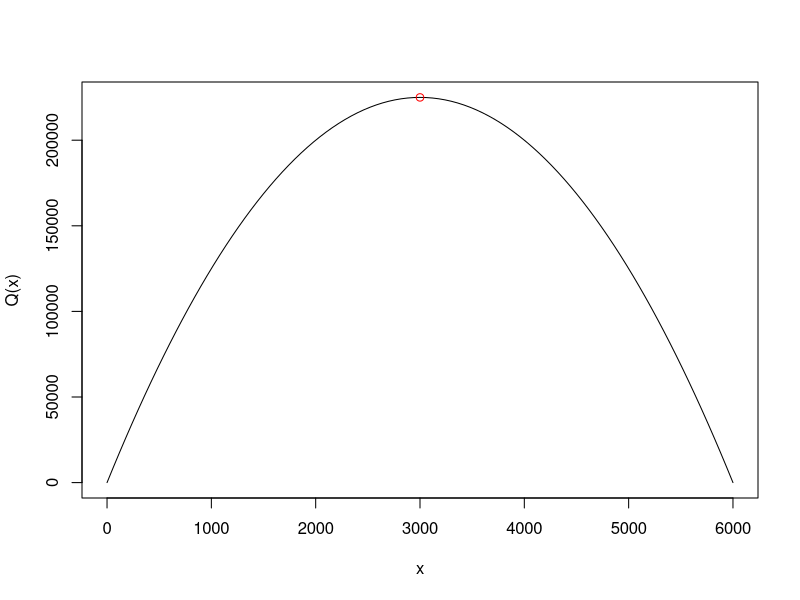
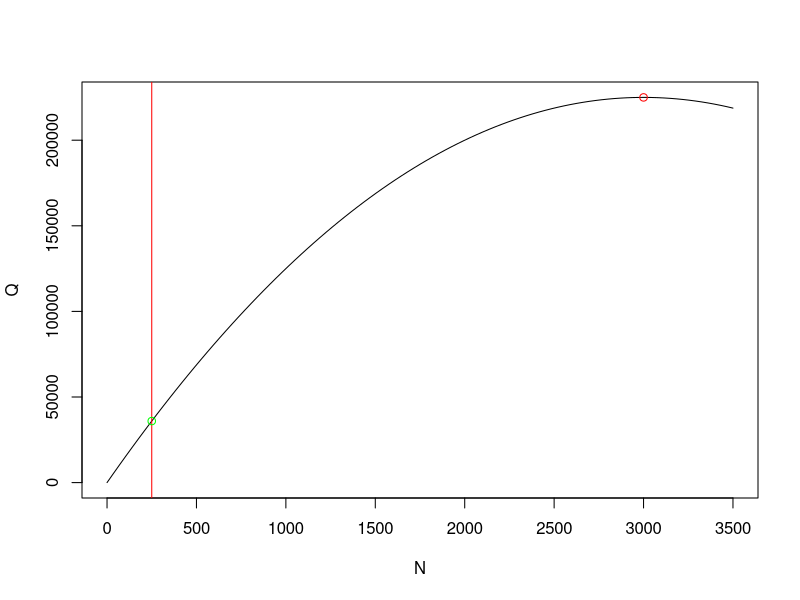
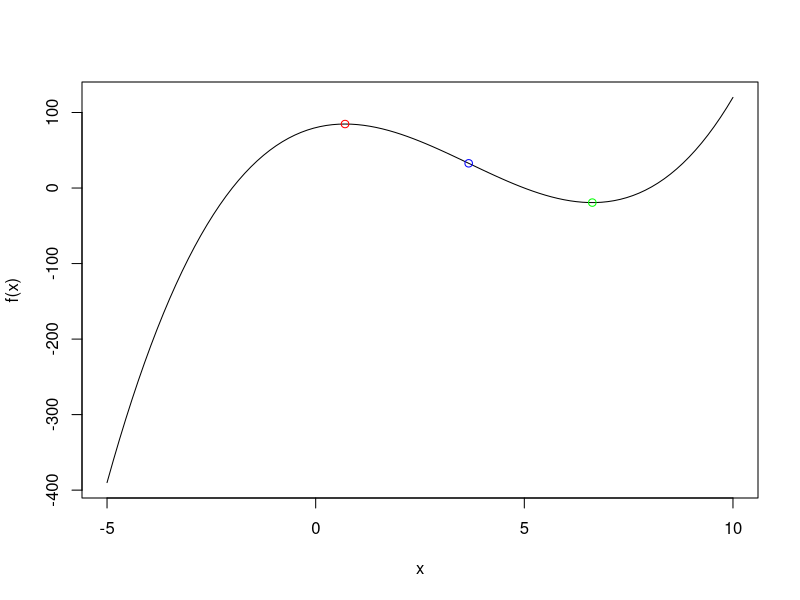
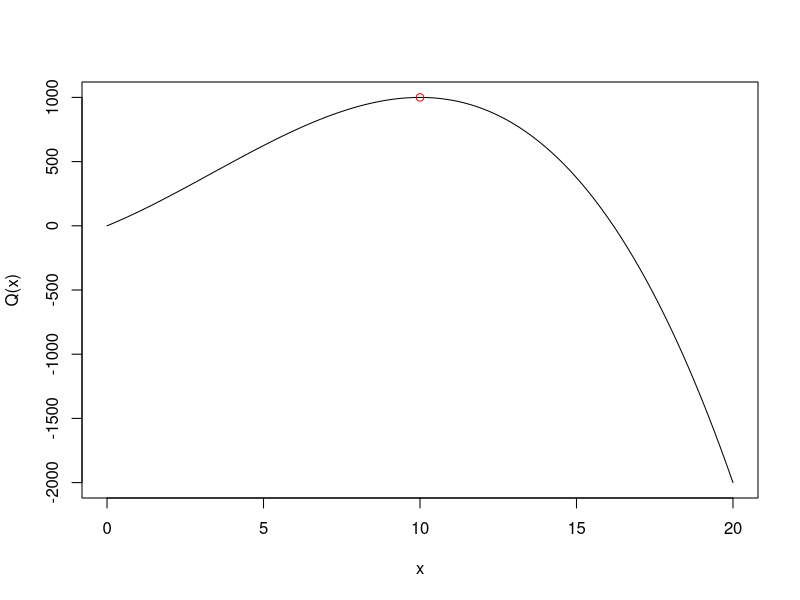
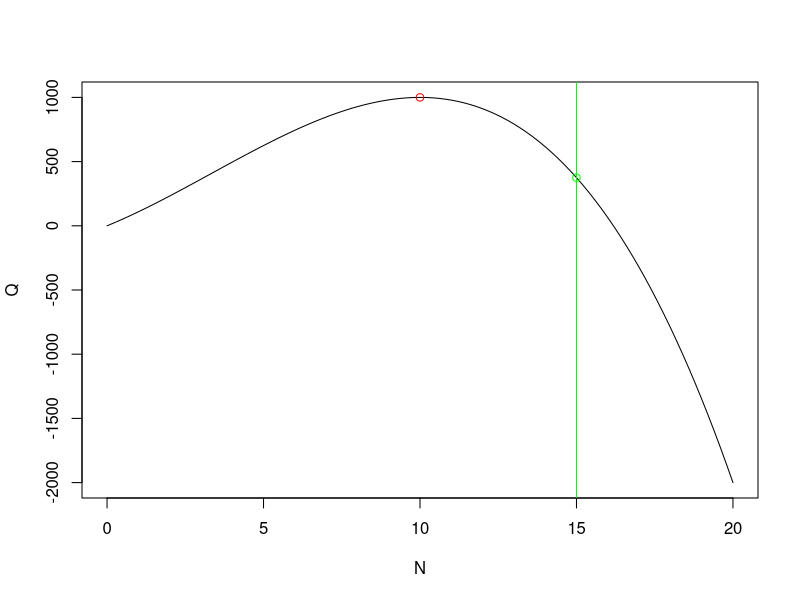
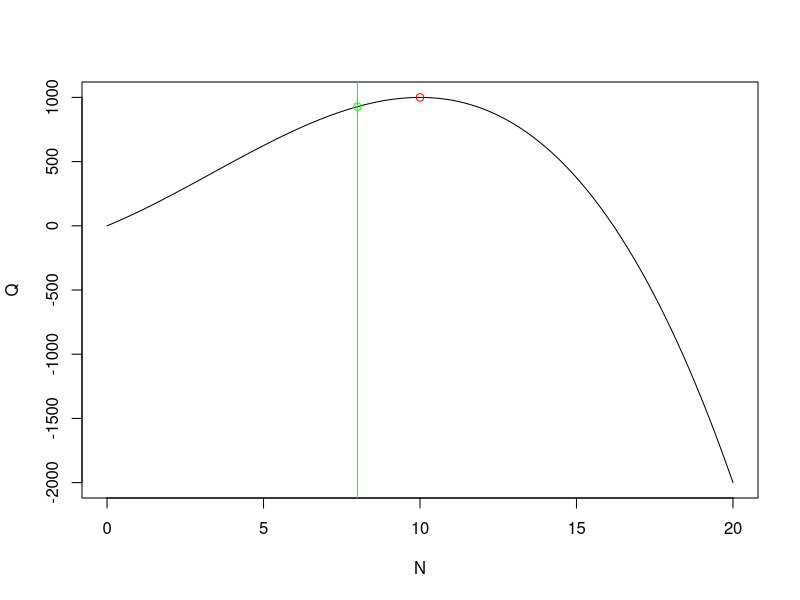
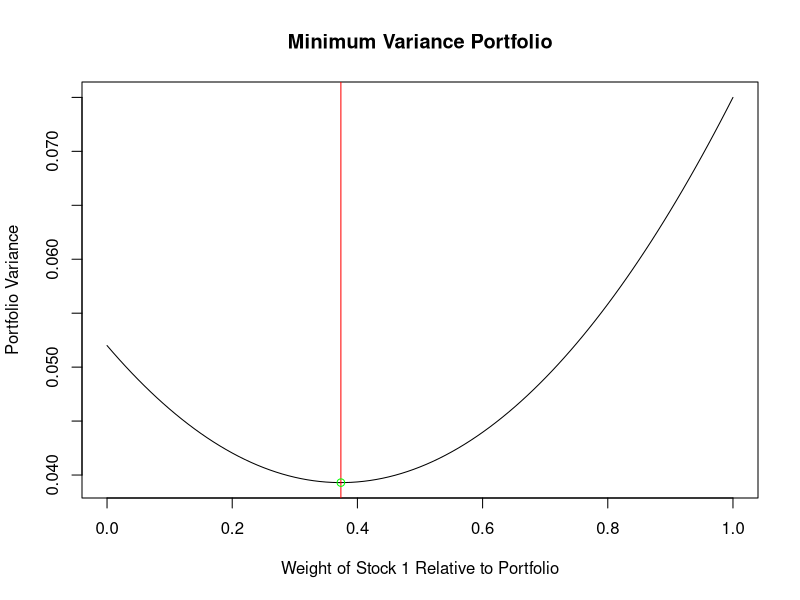

The R script that drew these images, in order:
## ---- chunk 1
knitr::opts_chunk$set(echo = TRUE)
## ---- chunk 2
Q <- function(N) 150*N - .025*N^2
curve(Q, 0, 6000)
root <- polyroot(c(150, -.05))
N_max <- Re(root)[abs(Im(root)) < 1e-6]
Q_max <- Q(N_max)
points(N_max, Q(N_max), col='red')
## ---- chunk 3
N_0 <- 250
Q_0 <- Q(N_0)
plot(Q, 0, 3500, xlab = 'N', ylab = 'Q')
abline(v = 250, col = 'red')
points(N_0, Q(N_0), col = 'green')
points(N_max, Q(N_max), col='red')
## ---- chunk 4
f <- function(x) x^3 -11*x^2 + 14*x + 80
f_1prime <- function(x) 3*x^2 - 22*x + 14
root <- polyroot(c(14, -22, 3))
x_1prime <- Re(root)[abs(Im(root)) < 1e-6]
x_1prime
## ---- chunk 5
x_1prime1 <- 0.7039352
x_1prime2 <- 6.6293981
## ---- chunk 6
x_2prime1 <- 11/3
f_2prime <- function(x) 6*x - 22
## ---- chunk 7
x_1prime1 <- 0.7039352
x_1prime2 <- 6.6293981
x_2prime1 <- 11/3
curve(f, -5, 10)
points(x_1prime1, f(x_1prime1), col = 'red')
points(x_1prime2, f(x_1prime2), col = 'green')
points(x_2prime1, f(x_2prime1), col = 'blue')
## ---- chunk 8
Q <- function(N) 100*N + 10*N^2 - N^3
curve(Q, 0, 20)
root <- polyroot(c(100, 20, -3)) 
N_max <- Re(root)[abs(Im(root)) < 1e-6]
N_max <- N_max[which(N_max>0)]
Q_max <- Q(N_max)
points(N_max, Q(N_max), col='red')
## ---- chunk 9
N_0 <- 15
lambda <- 100 + 20*N_0 - 3*N_0^2 
Q_0 <- Q(N_0)
plot(Q, 0, 20, xlab = 'N', ylab = 'Q')
abline(v = N_0, col = 'green')
points(N_0, Q(N_0), col = 'green')
points(N_max, Q(N_max), col='red')
## ---- chunk 10
N_0 <- 8
lambda <- 100 + 20*N_0 - 3*N_0^2 
Q_0 <- Q(N_0)
plot(Q, 0, 20, xlab = 'N', ylab = 'Q')
abline(v = N_0, col = 'green')
points(N_0, Q(N_0), col = 'green')
points(N_max, Q(N_max), col='red')
## ---- chunk 11
# Mean Returns
mean_rStock1 <- .13
mean_rStock2 <- .21
mean_rf <- .08

# Variance of returns
var_rStock1 <- .075
var_rStock2 <- .052

# Standard deviation of returns
sd_rStock1 <- sqrt(var_rStock1)
sd_rStock2 <- sqrt(var_rStock2)

# Covariance of Returns
cov_rStock1_rStock2 <- .018

# Correlation of Returns
cor_rStock2_rStock2 <- cov_rStock1_rStock2 / (sd_rStock1 * sd_rStock2)
## ---- chunk 12

# The Variance function of the portfolio
fVar <- function(m1) var_rStock1 * m1^2 + var_rStock2 * (1 - m1)^2 + 2 * m1 * (1 - m1) * cov_rStock1_rStock2

# Set the weighting
m1 <- .3736
m2 <- .6264

# Plot of the variance function with respect to w1.
w1 <- seq(0, 1, .05)
plot(fVar, w1, xlab = "Weight of Stock 1 Relative to Portfolio", ylab = "Portfolio Variance", main = "Minimum Variance Portfolio"); abline(v = m1, col = "red")
points(m1, fVar(m1), col='green')
